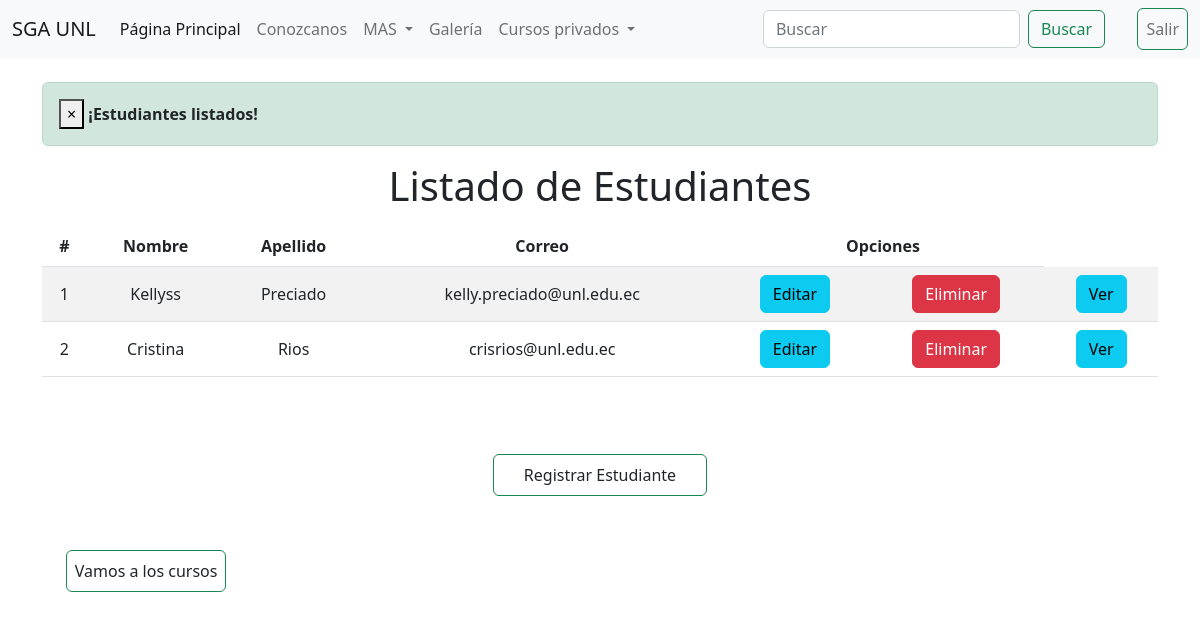
Screenshot of /tareas/listadoEstudiantes/ with the database file from the repository.
### APPAdministrarTareas/models.py (models this page shows, shortened)
class Estudiante(models.Model):
    carrera = (('sistemas','sistemas'),('computacion','computacion'),('electricidad','electricidad'),('electronica','electronica'),)
    nombreE = models.CharField(max_length=30, blank=False)
    apellidoE = models.CharField(max_length=30, blank=False)
    correoE = models.EmailField()
    celularE = models.CharField(max_length=10, blank=False)
    cedulaE = models.CharField(max_length=10, blank=False)
    user = models.CharField(max_length=15, blank=False)
    carrera_E= models.CharField(max_length=30, choices=carrera, default="", blank=False)

### APPAdministrarTareas/views.py (the view)
# urls.py: path('listadoEstudiantes/', views.listadoEstudiantes),
def listadoEstudiantes(request):
    estudianteListados = Estudiante.objects.all()
    messages.success(request, '¡Estudiantes listados!')
    return render(request, "listadoEstudiantes.html", {"cursos": estudianteListados})

### APPAdministrarTareas/templates/listadoEstudiantes.html (shortened to what this page needs)
{% extends "./base.html" %}
{% block body %}
<div class="row">
    <div class="col-sm-20 col-md-10 col-lg-12 col-xl-12">
        {% if messages %}
        {% for message in messages %}
        <div class="alert alert-dismissible alert-success">
            <button type="button" class="close" data-dismiss="alert">&times;</button>
            <strong class="text-dark">{{ message }}</strong>
        </div>
        {% endfor %}
        {% endif %}
        <h1 style="text-align: center;">Listado de Estudiantes</h1>
        <div class="table-responsive py-2">
            <table class="table table-striped">
                <thead>
                    <tr>
                        <th>#</th>
                        <th>Nombre</th>
                        <th>Apellido</th>
                        <th>Correo</th>
                        <th colspan="2">Opciones</th>
                    </tr>
                </thead>
                <tbody>
                    {% for c in cursos %}
                    <tr>
                        <td>{{forloop.counter}}</td>
                        <td>{{c.nombreE}}</td>
                        <td>{{c.apellidoE}}</td>
                        <td>{{c.correoE}}</td>
                        <td><a href="/tareas/edicionEstudiante/{{c.id}}" class="btn btn-info">Editar</a></td>
                        <td><a href="/tareas/eliminarEstudiante/{{c.id}}" class="btn btn-danger btnEliminacion">Eliminar</a></td>
                        <td><a href="/tareas/verEstudiante/{{c.id}}" class="btn btn-info">Ver</a></td>
                    </tr>
                    {% endfor %}
                </tbody>
            </table>
        </div>
    </div>
</div>
<div class="container">
    <div class="container">
        <ul class="navbar-nav" style="padding-left: 40%; padding-right: 40%; margin-top: 5%;">
            <li class="nav-item  card-body">
              <a class="nav-link btn btn-outline-success" aria-current="page" href="/tareas/estudiante/"
                >Registrar Estudiante
              </a>
            </li>
        </ul>
    </div>
    <div class="container">
        <ul class="navbar-nav" style="padding-right: 85%; margin-top: 5%;">
            <li class="nav-item  card-body">
              <a class="nav-link btn btn-outline-success" aria-current="page" href="/tareas/"
                >Vamos a los cursos
              </a>
            </li>
        </ul>
    </div>
</div>
{% endblock %}

### APPAdministrarTareas/static/css/gestionCursos.css (style rules this page uses)
th, td { text-align: center; vertical-align: middle; }

### rows the page displays
Estudiante: nombreE "Kellyss", apellidoE "Preciado", correoE "kelly.preciado@unl.edu.ec"
Estudiante: nombreE "Cristina", apellidoE "Rios", correoE "crisrios@unl.edu.ec"

### other values shown
{{ message }} "¡Estudiantes listados!"
